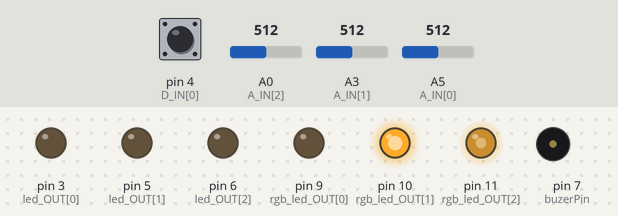
Recording of a program running on a simulated Arduino Uno, built with avr-gcc and run on an emulated ATmega328P. Parts: output pins drawn as LEDs (lit = HIGH), buzzer (waves = sounding, pin HIGH). The inputs (shaded band) are chosen by the test bench; at power-on: A3 (A_IN[1]) = 512, A5 (A_IN[0]) = 512, pin 4 (D_IN[0]) HIGH, A0 (A_IN[2]) = 512.

Above: at 1.2 s.
1.3 s: A3 (A_IN[1]) set to 786
2.8 s: A3 (A_IN[1]) set to 812
At 2.95 s:
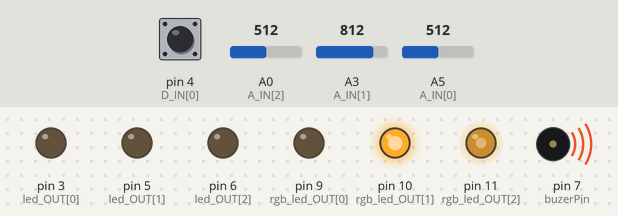
At 4.13 s:
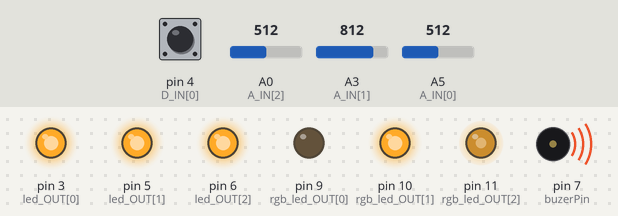
5.8 s: A5 (A_IN[0]) set to 80
8.8 s: A5 (A_IN[0]) set to 63
Timing chart, 0 to 9.0 s (numbered marks = the images above; inputs shaded):
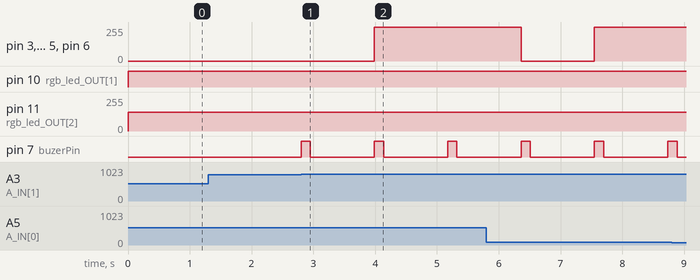

The program:

main.cpp
```cpp
#include <Arduino.h>

// Pins de lectura
const uint8_t A_IN[] = {A5,A3,A0};
const uint8_t D_IN[] = {4};


// Valores de lectura
float l_temp;
float l_micro;
float l_pot;
bool l_pul;

// Pins de Salida
const uint8_t rgb_led_OUT[] = {9,10,11};
const uint8_t led_OUT[] = {3,5,6};
const uint8_t buzerPin = 7;

// variables de salida
int rgb_led[] = {255,255,255};
int led[3] = {255,255,255};

// variables normalizadas
float temp;


void debug()
{
  // Funcion para debuggear las variables de lectura
  Serial.print("l_temp (ADC): ");
  Serial.println(l_temp);
  Serial.print("temperatura: ");
  Serial.println(temp);
  Serial.print("Micro: ");
  Serial.println(l_micro);
  Serial.print("Pot: ");
  Serial.println(l_pot);
  Serial.print("Pulsa: ");
  if(l_pul)Serial.println("True");
  else Serial.println("False");
  Serial.flush();
}

void fade_in_fade_out() {
  // Funcion que hace que un led haga efecto fade in -> fade out

  // Enciende el buzzer por 150ms
  digitalWrite(buzerPin, HIGH);
  delay(150);
  digitalWrite(buzerPin, LOW);

  // Fade out
  for (int brightness = 255; brightness >= 0; brightness--) {
    for (int j = 0; j < 3; j++) {
      led[j] = brightness;
      analogWrite(led_OUT[j], led[j]);
    }
    delay(2);
  }

  // Fade in
  for (int brightness = 0; brightness <= 255; brightness++) {
    for (int j = 0; j < 3; j++) {
      led[j] = brightness;
      analogWrite(led_OUT[j], led[j]);
    }
    delay(2);
  }
}

void emergency(){
  // Funcion que hace que el led parpadee y suene el buzzer en un patron de SOS

  // Normalizacion del tiempo de delay entre cada parpadeo, usando el valor del potenciómetro
  float time = map(l_pot, 0, 1023, 120, 500);
  digitalWrite(led_OUT[0], HIGH);
  digitalWrite(led_OUT[1], LOW);
  digitalWrite(led_OUT[2], LOW);

  // Arreglo que contiene el patron de SOS, 1 = encendido, 0 = apagado
  bool sos[] = {1,1,1,0,0,0,1,1,1};

  // Funcion que recorre sos, diferenciando entre los valores 1 y 0 para representar en codigo morse punto y raya
  for(int i = 0; i < 9; i++)
  {
    if(sos[i])
    {
      digitalWrite(led_OUT[1], HIGH);
      digitalWrite(buzerPin, HIGH);
      delay(50);
      digitalWrite(buzerPin, LOW);
    }
    else
    {
      digitalWrite(led_OUT[2], HIGH);
      digitalWrite(buzerPin, HIGH);
      delay(100);
      digitalWrite(buzerPin, LOW);
    }

    delay(time);
    digitalWrite(led_OUT[1], LOW);
    digitalWrite(led_OUT[2], LOW);
    delay(time);
  }
}

void setup()
{
  // Inicidalizamos los pines de lectura y salida
  pinMode(D_IN[0], INPUT_PULLUP);
  for(int i=0;i<3;i++)pinMode(led_OUT[i], OUTPUT);
  pinMode(buzerPin, OUTPUT);
  Serial.begin(9600);
}


void loop()
{
  // lectura de variables
  l_temp = analogRead(A_IN[0]);
  l_micro = analogRead(A_IN[1]);
  l_pot = analogRead(A_IN[2]);
  l_pul = !digitalRead(D_IN[0]);
  temp = (l_temp * 5000.0 / 1024.0) / 10.0;

  // Si la temperatura es menor a 25 grados, el led se pone naranja
  if(temp < 25)
  {
    // Naranja
    rgb_led[0] = 255;
    rgb_led[1] = 10;
    rgb_led[2] = 0;

  }
  // Si la temperatura esta entre 25 y 35 grados, el led se pone morado
  else if(temp >= 25 && temp <= 35)
  {
    // Morado
    rgb_led[0] = 85;
    rgb_led[1] = 0;
    rgb_led[2] = 255;
  }
  // Si la temperatura es mayor a 35 grados, el led se pone verde azulado
  else
  {
    // Verde azulado
    rgb_led[0] = 0;
    rgb_led[1] = 255;
    rgb_led[2] = 140;
    // Si el boton esta presionado y la temperatura es mayor a 35 grados, se activa la funcion de emergencia
    if(l_pul) emergency(); // La funcion de emergencia corresponde a la funcion con el patron creativo de encendido de leds
  }

  // output de variables
  for(int i=0;i<3;i++) analogWrite(rgb_led_OUT[i], rgb_led[i]);

  // Si el valor del microfono es mayor a 800, se activa la funcion de fade in fade out
  if(l_micro > 800) for(int i=0;i<3;i++)fade_in_fade_out();

  for(int i=0;i<4;i++)analogWrite(led_OUT[i], 0);
}
```

Measured:
- the behaviour switches between 800 and 801 on A3 (A_IN[1]) (found by bisection; images 0 and 1)
- after the input at 2.8 s, pin 3 (led_OUT[0]), pin 5 (led_OUT[1]), pin 6 (led_OUT[2]): 0/255 → 255/255 after 1.2 s; pin 7 (buzerPin): alternates HIGH for 0.15 s and LOW for 1.0 s, starting at once
